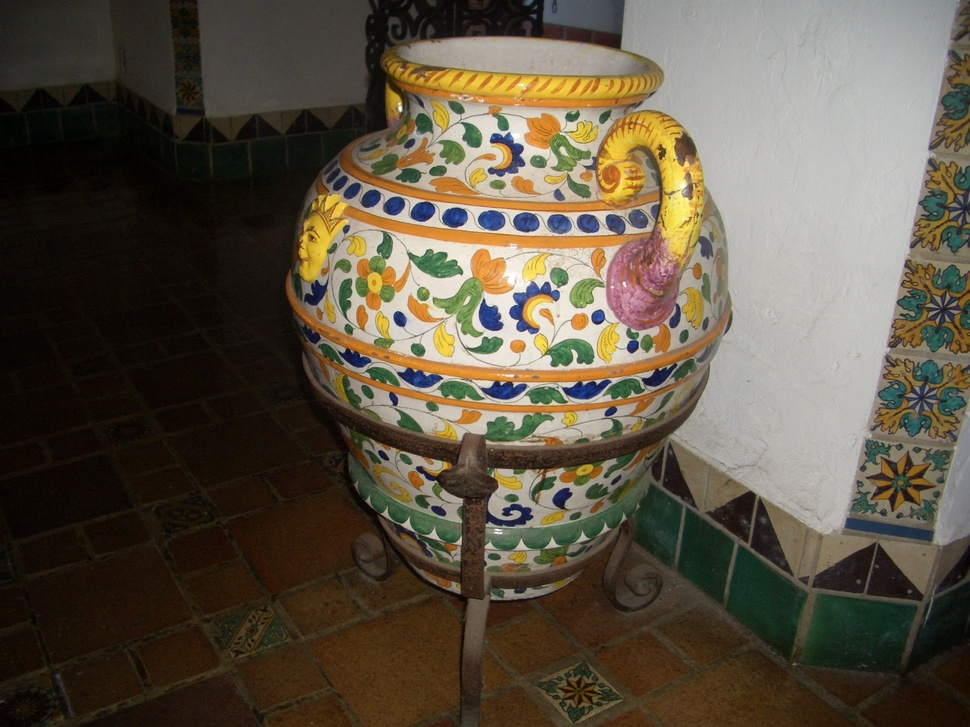
%> input picture Visual Understanding CM50248/Visual Understanding CW/vase1.JPG, 970 x 727 px, shrunk from 1600 x 1200 before the run
$ octave --eval "cwp7;"   (GNU Octave 9; MATLAB toolbox functions it lacks are replaced by stand-ins)
%> lines starting %> are read from the running program, lines starting %| are printed output that depends on the picture
function cwp7()

% images and intrinsics gotten from https://github.com/yihui-he/3D-reconstruction/tree/master/imgs
    img1_name = 'vase1.jpg';
    img2_name = 'vase2.jpg';
    img1 = im2double(imread(img1_name));%image1.tif'));%
    img2 = im2double(imread(img2_name));%image2.tif'));%
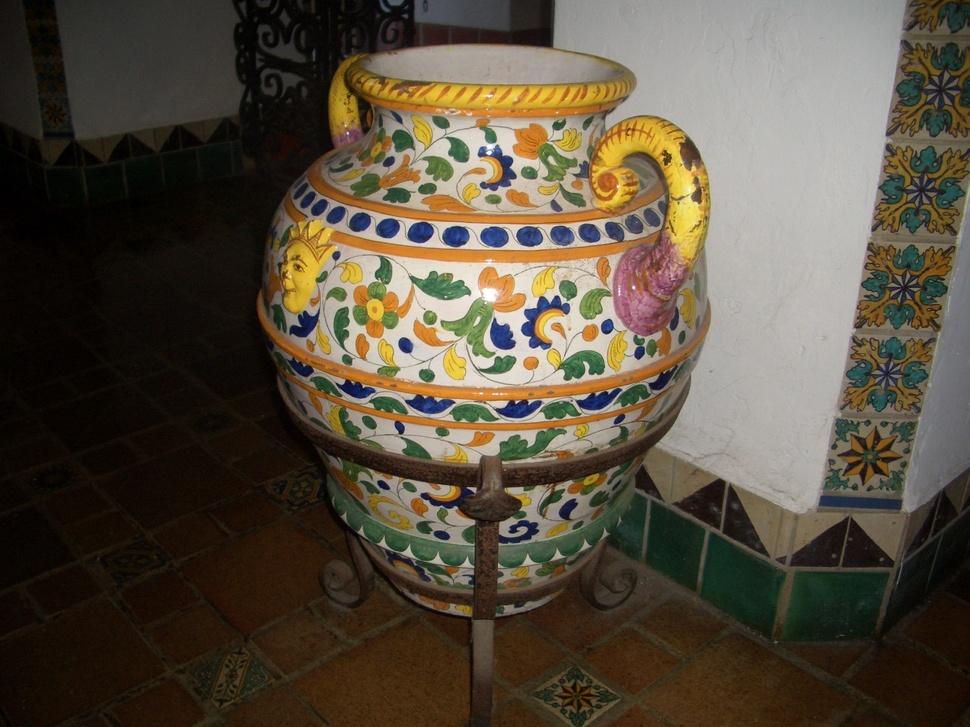
%> input picture Visual Understanding CM50248/Visual Understanding CW/vase2.JPG, 970 x 727 px, shrunk from 1600 x 1200 before the run
    if strcmp(img1_name, 'vase1.jpg')
        K = [1655.837188 0.000000 793.724224;0.000000 1659.189494 655.789420; 0.000000 0.000000 1.000000]; %intrinsics for vase
    elseif strcmp(img1_name, 'wine1.jpg')
        K = [1627.498460 0.000000 779.796045;0.000000 1625.250549 582.514895;0.000000 0.000000 1.000000]; %intrisics for wine bottle
    end

    imshowpair(img2,img1,'montage');%
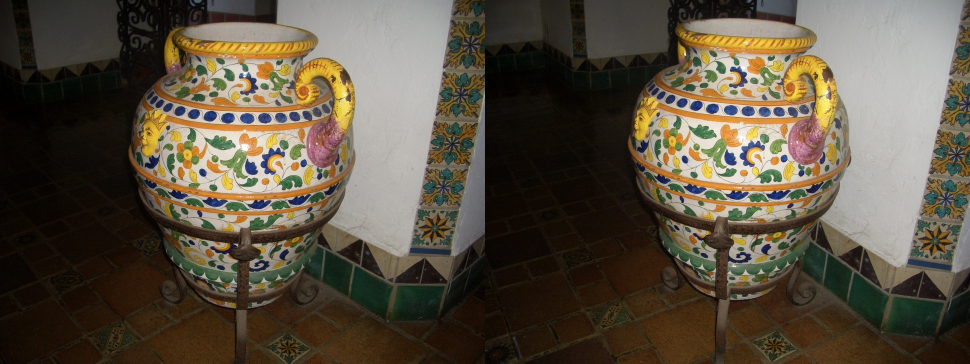
%> displayed picture: size 727x1940x3, on the screen's scale of 0 to 255 (shown at 1/2 size); mean R, G, B 89.7, 80.4, 65
    title('The images chosen for demo.');

    original = rgb2gray(img1);
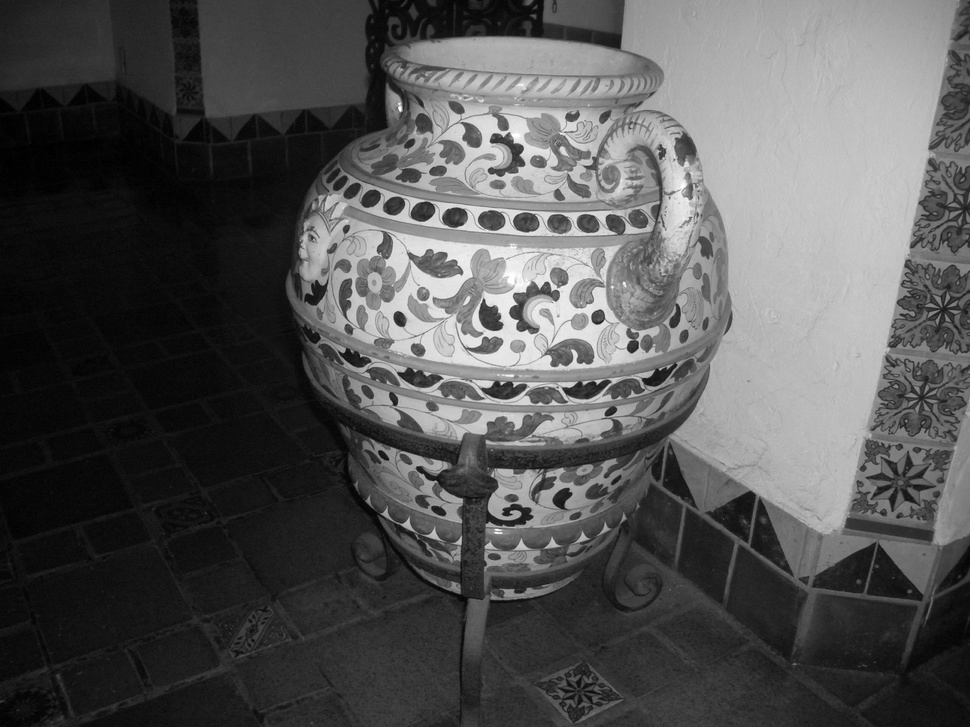
%> original: size 727x970 double; min 0, max 1, mean 0.33
    distorted = rgb2gray(img2);
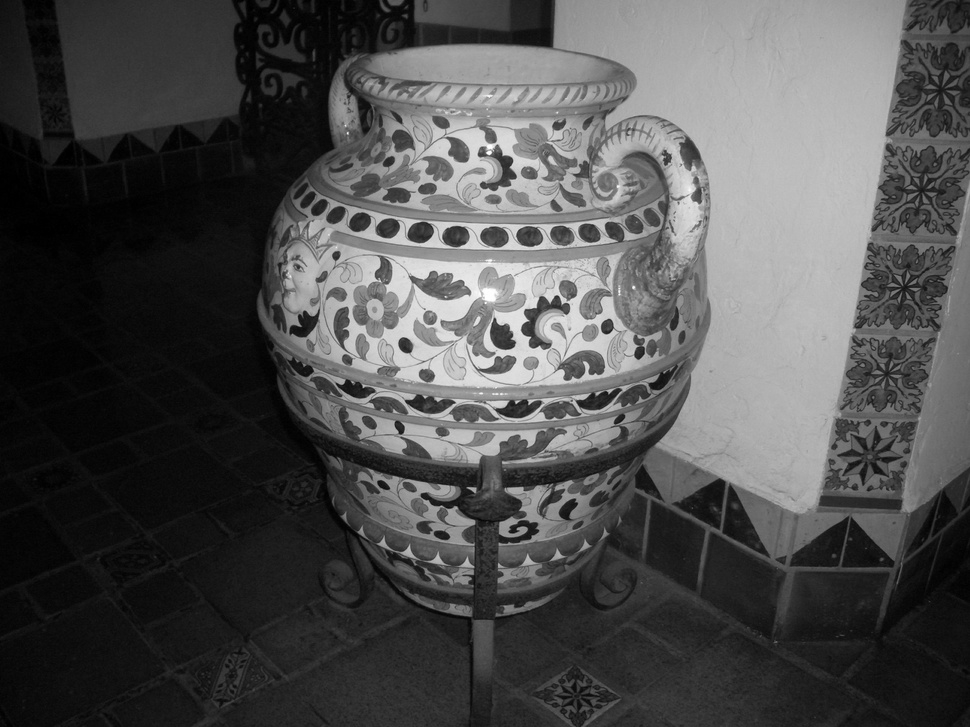
%> distorted: size 727x970 double; min 0, max 1, mean 0.308

    % Detect image features (SURF - Speeded Up Robust Features) and
    % their points with respect to the image.
%> (the run ends here)
